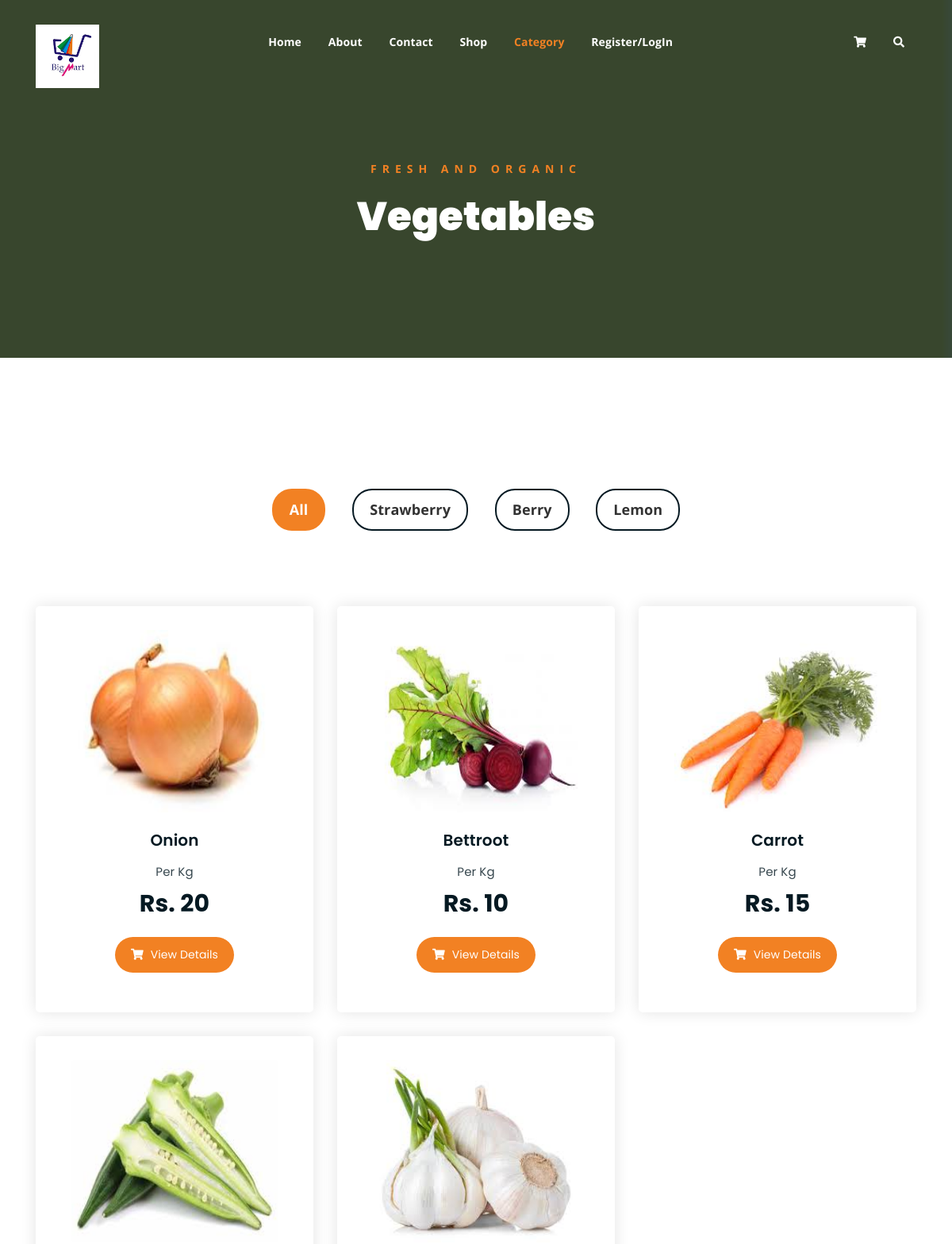
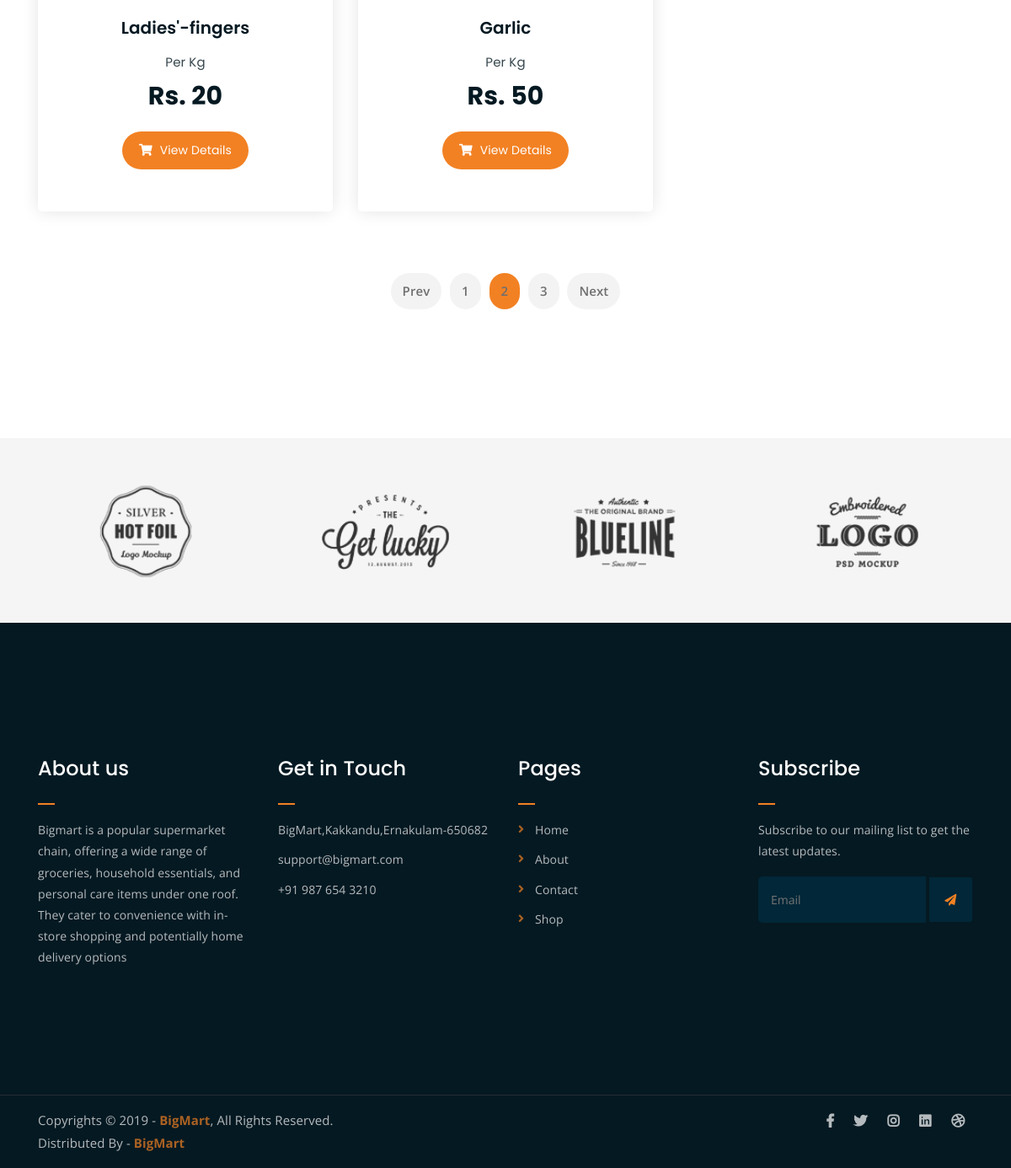
The page /filtered_products_pg/Vegetables/ on the database its author committed (2 pictures, top to bottom).
### backend/models.py (models this page shows)
class addcategoryDb(models.Model):
    ac_name=models.CharField(max_length=50,null=True,blank=True)
    ac_description=models.CharField(max_length=100,null=True,blank=True)
    ac_image=models.ImageField(upload_to="ac_pic",null=True,blank=True)

class productDb(models.Model):
    p_category=models.CharField(max_length=50,null=True,blank=True)
    p_name=models.CharField(max_length=50,null=True,blank=True)
    p_price=models.IntegerField(null=True,blank=True)
    p_description=models.CharField(max_length=100,null=True,blank=True)
    p_image=models.ImageField(upload_to="prd_pic",null=True,blank=True)

### webapp/views.py (the view)
# urls.py: path('filtered_products_pg/<P_catname_id>/', views.filtered_products_pg, name="filtered_products_pg"),
def filtered_products_pg(request, P_catname_id):
    P_catnamedata = productDb.objects.filter(p_category=P_catname_id)
    s = addcategoryDb.objects.filter(ac_name=P_catname_id)
    cdata = addcategoryDb.objects.all()
    return render(request, "product_filtered.html", {'P_catnamedata': P_catnamedata, 's': s, 'catdata': cdata})

### webapp/templates/product_filtered.html (shortened to what this page needs)
<!DOCTYPE html>
{% load static %}
<html lang="en">
<head>
	<link rel="stylesheet" href="{% static 'assets/css/all.min.css' %}">
	<link rel="stylesheet" href="{% static 'assets/bootstrap/css/bootstrap.min.css' %}">
	<link rel="stylesheet" href="{% static 'assets/css/owl.carousel.css' %}">
	<link rel="stylesheet" href="{% static 'assets/css/magnific-popup.css' %}">
	<link rel="stylesheet" href="{% static 'assets/css/animate.css' %}">
	<link rel="stylesheet" href="{% static 'assets/css/meanmenu.min.css' %}">
	<link rel="stylesheet" href="{% static 'assets/css/main.css' %}">
	<link rel="stylesheet" href="{% static 'assets/css/responsive.css' %}">
</head>
<body>
	<div class="top-header-area" id="sticker">
		<div class="container">
			<div class="row">
				<div class="col-lg-12 col-sm-12 text-center">
					<div class="main-menu-wrap">
						<div class="site-logo">
							<a href="{% url 'home_pg' %}">
								<img src="{% static 'assets/img/bigmart-icon.webp' %}" alt="" width="80px" height="80px">
							</a>
						</div>
						<nav class="main-menu">
							<ul>
								<li ><a href="{% url 'home_pg' %}">Home</a>
								</li>
								<li><a href="{% url 'about_pg' %}">About</a></li>
								<li><a href="{% url 'contact_pg' %}">Contact</a></li>
								<li><a href="{% url 'shope_pg' %}">Shop</a>
								</li>
								<li class="current-list-item"><a href="#">Category</a>
								</li>
								{% if request.session.su_username %}
								<li><a href="{% url 'UserLogout_su' %}">{{request.session.su_username}} /Logout</a>
								{% else %}
								<li><a href="{% url 'registration_pg' %}">Register/LogIn</a>
								{% endif %}
								<li>
									<div class="header-icons">
										<a class="shopping-cart" href="{% url 'cart_pg' %}"><i class="fas fa-shopping-cart"></i></a>
										<a class="mobile-hide search-bar-icon" href="#"><i class="fas fa-search"></i></a>
									</div>
								</li>
							</ul>
						</nav>
					</div>
				</div>
			</div>
		</div>
	</div>
	<div class="breadcrumb-section breadcrumb-bg-ca">
		<div class="container">
			<div class="row">
				<div class="col-lg-8 offset-lg-2 text-center">
					<div class="breadcrumb-text">
						<p>Fresh and Organic</p>
						{% for i in s %}
						<h1> {{i.ac_name}}</h1>
						{% endfor %}
					</div>
				</div>
			</div>
		</div>
	</div>
	<div class="product-section mt-150 mb-150">
		<div class="container">
			<div class="row">
                <div class="col-md-12">
                    <div class="product-filters">
                        <ul>
                            <li class="active" data-filter="*">All</li>
                            <li data-filter=".strawberry">Strawberry</li>
                            <li data-filter=".berry">Berry</li>
                            <li data-filter=".lemon">Lemon</li>
                        </ul>
                    </div>
                </div>
            </div>
			<div class="row product-lists">
				{% for i in P_catnamedata %}
				<div class="col-lg-4 col-md-6 text-center strawberry">
					<div class="single-product-item">
						<div class="product-image">
							<a href="single-product.html"><img src="{{i.p_image.url }}" alt="" height="230px"></a>
						</div>
						<h3>{{i.p_name}}</h3>
						<p class="product-price"><span>Per Kg</span> Rs. {{i.p_price}}</p>
						<a href="{% url 'single_product_pg'  Pid=i.id %}" class="cart-btn"><i class="fas fa-shopping-cart"></i> View Details</a>
					</div>
				</div>
				{% endfor %}
			</div>
			<div class="row">
				<div class="col-lg-12 text-center">
					<div class="pagination-wrap">
						<ul>
							<li><a href="#">Prev</a></li>
							<li><a href="#">1</a></li>
							<li><a class="active" href="#">2</a></li>
							<li><a href="#">3</a></li>
							<li><a href="#">Next</a></li>
						</ul>
					</div>
				</div>
			</div>
		</div>
	</div>
	<div class="logo-carousel-section">
		<div class="container">
			<div class="row">
				<div class="col-lg-12">
					<div class="logo-carousel-inner">
						<div class="single-logo-item">
							<img src="assets/img/company-logos/1.png" alt="">
						</div>
						<div class="single-logo-item">
							<img src="assets/img/company-logos/2.png" alt="">
						</div>
						<div class="single-logo-item">
							<img src="assets/img/company-logos/3.png" alt="">
						</div>
						<div class="single-logo-item">
							<img src="assets/img/company-logos/4.png" alt="">
						</div>
					</div>
				</div>
			</div>
		</div>
	</div>
	<div class="footer-area">
		<div class="container">
			<div class="row">
				<div class="col-lg-3 col-md-6">
					<div class="footer-box about-widget">
						<h2 class="widget-title">About us</h2>
						<p>Bigmart is a popular supermarket chain, offering a wide range of groceries, household essentials, and personal care items under one roof. They cater to convenience with in-store shopping and potentially home delivery options</p>
					</div>
				</div>
				<div class="col-lg-3 col-md-6">
					<div class="footer-box get-in-touch">
						<h2 class="widget-title">Get in Touch</h2>
						<ul>
							<li>BigMart,Kakkandu,Ernakulam-650682</li>
							<li>support@bigmart.com</li>
							<li>+91 987 654 3210</li>
						</ul>
					</div>
				</div>
				<div class="col-lg-3 col-md-6">
					<div class="footer-box pages">
						<h2 class="widget-title">Pages</h2>
						<ul>
							<li><a href="{% url 'home_pg' %}">Home</a></li>
							<li><a href="{% url 'about_pg' %}">About</a></li>
							<li><a href="{% url 'contact_pg' %}">Contact</a></li>
							<li><a href="{% url 'shope_pg' %}">Shop</a></li>
						</ul>
					</div>
				</div>
				<div class="col-lg-3 col-md-6">
					<div class="footer-box subscribe">
						<h2 class="widget-title">Subscribe</h2>
						<p>Subscribe to our mailing list to get the latest updates.</p>
						<form action="index.html">
							<input type="email" placeholder="Email">
							<button type="submit"><i class="fas fa-paper-plane"></i></button>
						</form>
					</div>
				</div>
			</div>
		</div>
	</div>
	<div class="copyright">
		<div class="container">
			<div class="row">
				<div class="col-lg-6 col-md-12">
					<p>Copyrights &copy; 2019 - <a href="#">BigMart</a>,  All Rights Reserved.<br>
						Distributed By - <a href="#">BigMart</a>
					</p>
				</div>
				<div class="col-lg-6 text-right col-md-12">
					<div class="social-icons">
						<ul>
							<li><a href="#" target="_blank"><i class="fab fa-facebook-f"></i></a></li>
							<li><a href="#" target="_blank"><i class="fab fa-twitter"></i></a></li>
							<li><a href="#" target="_blank"><i class="fab fa-instagram"></i></a></li>
							<li><a href="#" target="_blank"><i class="fab fa-linkedin"></i></a></li>
							<li><a href="#" target="_blank"><i class="fab fa-dribbble"></i></a></li>
						</ul>
					</div>
				</div>
			</div>
		</div>
	</div>
</body>
</html>

### rows shown on the page
addcategoryDb: ac_name "Vegetables"
productDb: p_image (picture), p_name "Onion", p_price "20"
productDb: p_image (picture), p_name "Bettroot", p_price "10"
productDb: p_image (picture), p_name "Carrot", p_price "15"
productDb: p_image (picture), p_name "Ladies'-fingers", p_price "20"
productDb: p_image (picture), p_name "Garlic", p_price "50"
